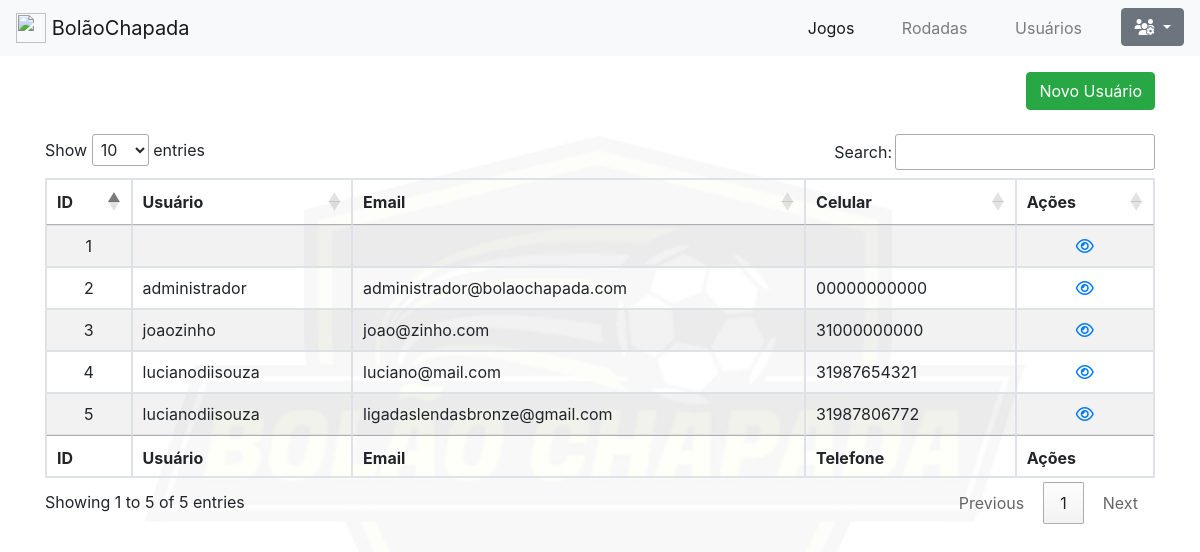
The app's page /web/dashboard/usuarios/index.php with its own data.
### tables this page shows
CREATE TABLE `usuarios` (
  `id` int(11) NOT NULL,
  `avatar` varchar(250) DEFAULT NULL,
  `usuario` varchar(200) DEFAULT NULL,
  `nome` varchar(255) DEFAULT NULL,
  `email` varchar(255) DEFAULT NULL,
  `senha` varchar(255) DEFAULT NULL,
  `meutime` varchar(30) DEFAULT NULL,
  `telefone` varchar(13) DEFAULT NULL,
  `celular` varchar(13) DEFAULT NULL,
  `sexo` varchar(20) DEFAULT NULL,
  `rua` varchar(200) DEFAULT NULL,
  `numero` varchar(15) DEFAULT NULL,
  `bairro` varchar(200) DEFAULT NULL,
  `cidade` varchar(200) DEFAULT NULL,
  `estado` varchar(20) DEFAULT NULL,
  `banco` varchar(50) DEFAULT NULL,
  `agencia` varchar(15) DEFAULT NULL,
  `conta` varchar(200) DEFAULT NULL,
  `operacao` varchar(15) DEFAULT NULL,
  `cpf` varchar(11) DEFAULT NULL
);

### web/dashboard/usuarios/index.php (the view)
<?php require('../_header.php'); ?>
<link rel="stylesheet" type="text/css" href="../css/dashboard.css">
<?php require('../_navegar.php'); ?>
<br><br><br>
<div class="container">
		<div class="text-right">
			<a href="cadastrar.php" class="btn btn-success text-right">Novo Usuário</a>
		</div>
		<br>
	<table id="minhaTabela" class="table table-striped table-bordered" style="width:100%">
		        <thead>
		            <tr>
		                <th>ID</th>
		                <th>Usuário</th>
		                <th>Email</th>
		                <th>Celular</th>
		                <th>Ações</th>
		            </tr>
		        </thead>
			<tbody>
				<?php
					$sql = "SELECT * FROM usuarios;";
					$qry = mysqli_query($conecta, $sql);
					while ($linha = mysqli_fetch_array($qry)) {
				?>
				<tr>
					<td>
						<center><?php echo $linha["id"] ?></center>
					</td>
					<td>
						<?php echo $linha["usuario"] ?>
						</td>
					<td><?php echo $linha["email"] ?></td>
					<td><?php echo $linha["celular"] ?></td>
					<td><center><a href="visualiza.php?id=<?php echo $linha["id"] ?>"><i class="far fa-eye"></i></a></center></td>
				</tr>
			<?php
				}
			?>
		    </tbody>
		        <tfoot>
		            <tr>
		                <th>ID</th>
		                <th>Usuário</th>
		                <th>Email</th>
		                <th>Telefone</th>
		                <th>Ações</th>
		            </tr>
		        </tfoot>
		</table>
</div>
<?php require('../_footer.php'); ?>

### records on screen
usuarios: id "1"
usuarios: id "2", usuario "administrador", email "administrador@bolaochapada.com", celular "00000000000"
usuarios: id "3", usuario "joaozinho", email "joao@zinho.com", celular "31000000000"
usuarios: id "4", usuario "lucianodiisouza", email "luciano@mail.com", celular "31987654321"
usuarios: id "5", usuario "lucianodiisouza", email "ligadaslendasbronze@gmail.com", celular "31987806772"
